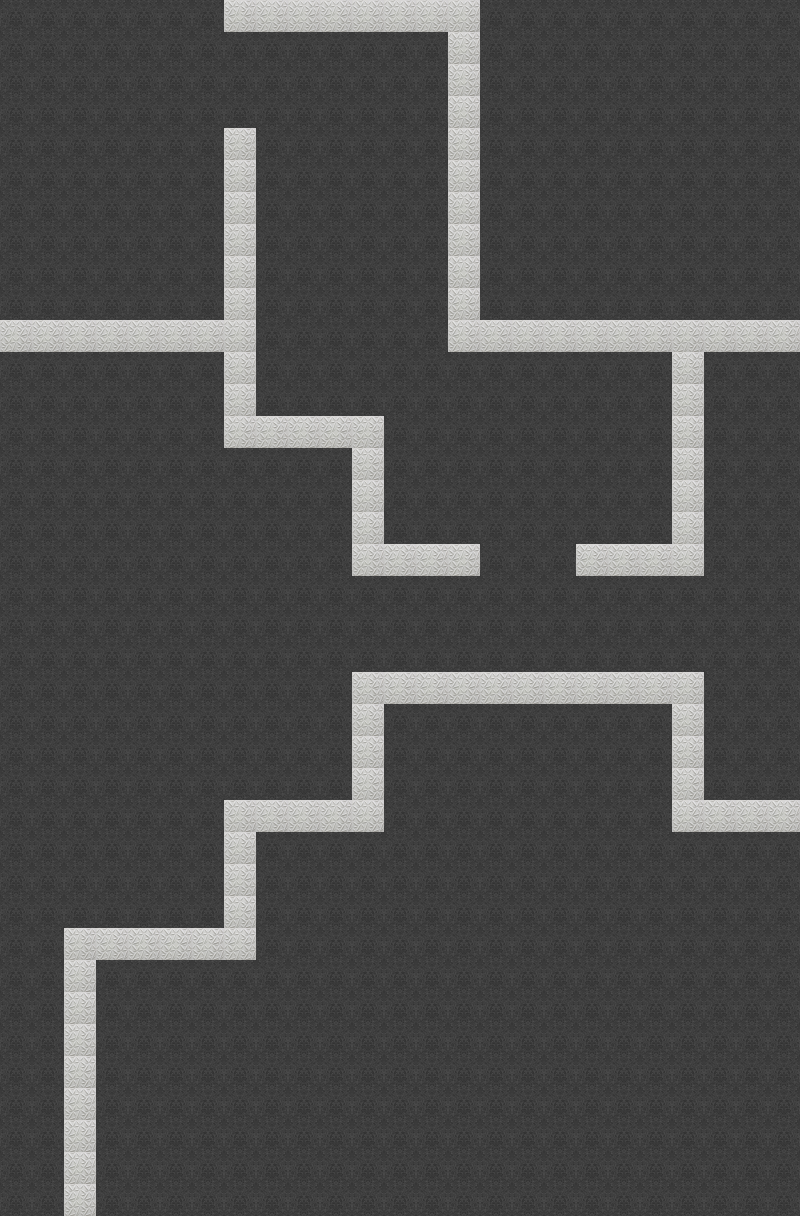

The image is a tile-based game level rendered from a .tmx file. Its description and source (layers, tilesets, objects; grid data summarised) follow:
An orthogonal 25x38 tile map with 32x32 px tiles, 2 tile layers (Floor-Layer, Wall-Layer), 3 tilesets and 12 objects.

<map version="1.0" orientation="orthogonal" renderorder="right-down" width="25" height="38" tilewidth="32" tileheight="32" nextobjectid="89">
 <tileset firstgid="1" name="Floor-Lvl1" tilewidth="32" tileheight="32">
  <image source="tile1_32x32.png" width="32" height="32" />
 </tileset>
 <tileset firstgid="2" name="Wall-Lvl1" tilewidth="32" tileheight="32">
  <image source="wall_silver_32x32.png" width="32" height="32" />
  <tile id="0">
   <properties>
    <property name="blocked" value="1" />
   </properties>
  </tile>
 </tileset>
 <tileset firstgid="3" name="blankTile" tilewidth="32" tileheight="32">
  <image source="blankTile.png" trans="ff00ff" width="32" height="32" />
 </tileset>
 <layer name="Floor-Layer" width="25" height="38">
  <data>[950 cells, 950 non-empty, 1 distinct tile ids]</data>
 </layer>
 <layer name="Wall-Layer" width="25" height="38">
  <data>[950 cells, 950 non-empty, 2 distinct tile ids]</data>
 </layer>
 <objectgroup name="Collision">
  <object id="76" x="448" y="0" width="352" height="352" />
  <object id="77" x="224" y="0" width="224" height="32" />
  <object id="78" x="672" y="352" width="32" height="224" />
  <object id="79" x="576" y="544" width="96" height="32" />
  <object id="80" x="224" y="128" width="32" height="320" />
  <object id="81" x="256" y="416" width="128" height="32" />
  <object id="82" x="352" y="448" width="32" height="128" />
  <object id="83" x="384" y="544" width="96" height="32" />
  <object id="84" x="0" y="320" width="224" />
  <object id="85" x="352" y="672" width="352" height="128" />
  <object id="86" x="224" y="800" width="576" height="416" />
  <object id="88" x="64" y="928" width="160" height="288" />
 </objectgroup>
</map>
